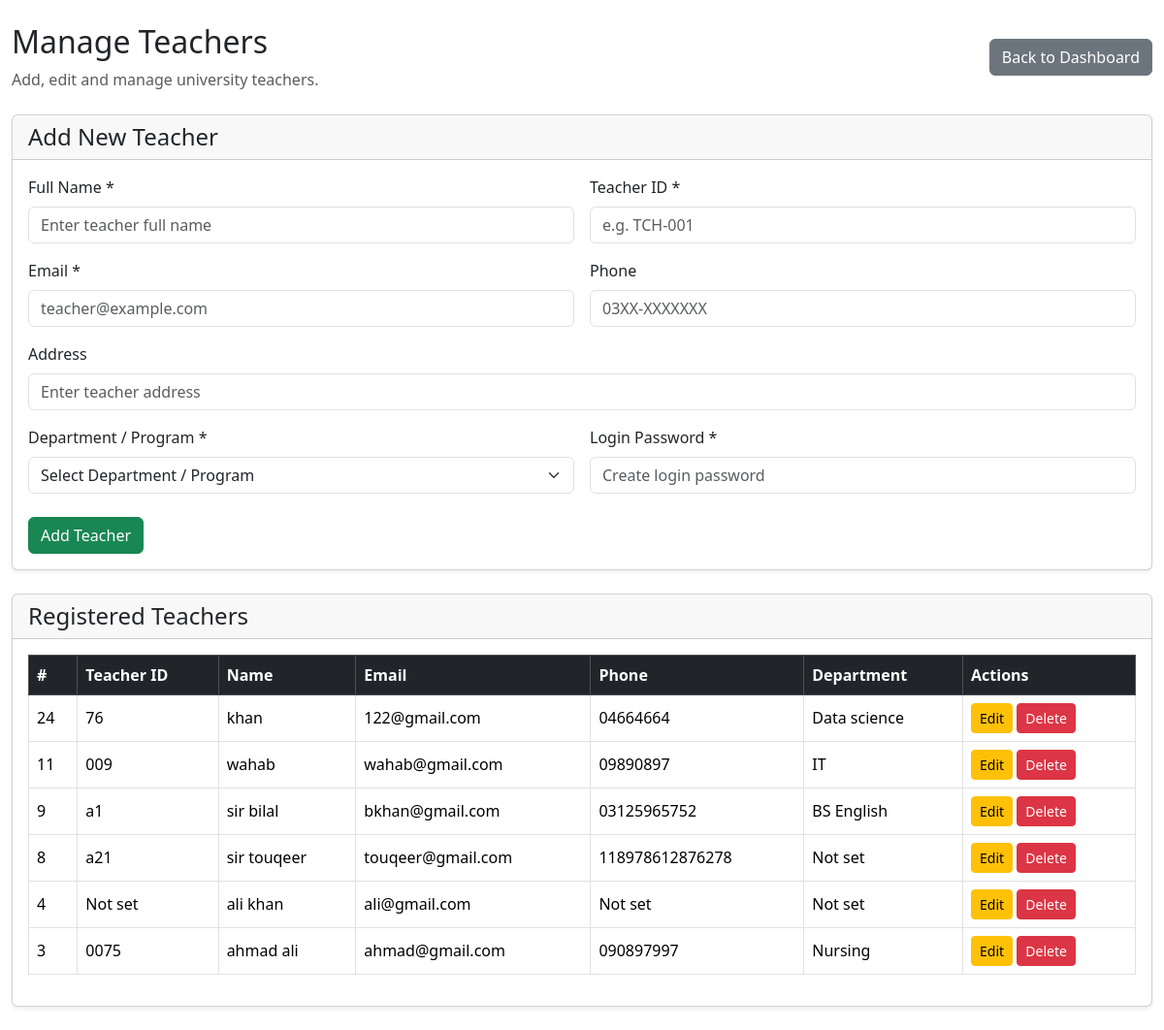
Screenshot of /admin/teachers.php (signed in) with the database file from the repository.
### tables this page shows
CREATE TABLE `users` (
  `id` int(11) NOT NULL,
  `full_name` varchar(100) NOT NULL,
  `email` varchar(100) NOT NULL,
  `phone` varchar(30) DEFAULT NULL,
  `address` varchar(255) DEFAULT NULL,
  `student_id` varchar(50) DEFAULT NULL,
  `teacher_id` varchar(50) DEFAULT NULL,
  `semester` int(11) DEFAULT NULL,
  `department_id` int(11) DEFAULT NULL,
  `password` varchar(255) NOT NULL,
  `role` enum('student','teacher','admin') NOT NULL DEFAULT 'student',
  `created_at` timestamp NOT NULL DEFAULT current_timestamp()
);

CREATE TABLE `departments` (
  `id` int(11) NOT NULL,
  `name` varchar(100) NOT NULL,
  `description` text DEFAULT NULL,
  `created_at` timestamp NOT NULL DEFAULT current_timestamp()
);

### admin/teachers.php (the view, shortened to what this page needs)
<?php
include "../includes/db.php";
$result = mysqli_query(
    $conn,
    "SELECT
        u.id,
        u.full_name,
        u.email,
        u.phone,
        u.address,
        u.teacher_id,
        u.department_id,
        d.name AS department_name,
        u.created_at
     FROM users u
     LEFT JOIN departments d
        ON u.department_id = d.id
     WHERE u.role = 'teacher'
     ORDER BY u.id DESC"
);
?>
<!DOCTYPE html>
<html lang="en">
<head>
    <link
        href="https://cdn.jsdelivr.net/npm/bootstrap@5.3.3/dist/css/bootstrap.min.css"
        rel="stylesheet"
    >
</head>
<body>
<div class="container-fluid py-4">
    <div class="d-flex justify-content-between align-items-center mb-4">
        <div>
            <h2>Manage Teachers</h2>
            <p class="text-muted mb-0">
                Add, edit and manage university teachers.
            </p>
        </div>
        <a
            href="dashboard.php"
            class="btn btn-secondary"
        >
            Back to Dashboard
        </a>
    </div>
    <div class="card shadow-sm mb-4">
        <div class="card-header">
            <h4 class="mb-0">
                Add New Teacher
            </h4>
        </div>
        <div class="card-body">
            <form method="POST">
                <div class="row g-3">
                    <div class="col-md-6">
                        <label class="form-label">
                            Full Name *
                        </label>
                        <input
                            type="text"
                            name="full_name"
                            class="form-control"
                            placeholder="Enter teacher full name"
                            required
                        >
                    </div>
                    <div class="col-md-6">
                        <label class="form-label">
                            Teacher ID *
                        </label>
                        <input
                            type="text"
                            name="teacher_id"
                            class="form-control"
                            placeholder="e.g. TCH-001"
                            required
                        >
                    </div>
                    <div class="col-md-6">
                        <label class="form-label">
                            Email *
                        </label>
                        <input
                            type="email"
                            name="email"
                            class="form-control"
                            placeholder="teacher@example.com"
                            required
                        >
                    </div>
                    <div class="col-md-6">
                        <label class="form-label">
                            Phone
                        </label>
                        <input
                            type="text"
                            name="phone"
                            class="form-control"
                            placeholder="03XX-XXXXXXX"
                        >
                    </div>
                    <div class="col-md-12">
                        <label class="form-label">
                            Address
                        </label>
                        <input
                            type="text"
                            name="address"
                            class="form-control"
                            placeholder="Enter teacher address"
                        >
                    </div>
                    <div class="col-md-6">
                        <label class="form-label">
                            Department / Program *
                        </label>
                        <select
                            name="department_id"
                            class="form-select"
                            required
                        >
                            <option value="">
                                Select Department / Program
                            </option>
                        </select>
                    </div>
                    <div class="col-md-6">
                        <label class="form-label">
                            Login Password *
                        </label>
                        <input
                            type="password"
                            name="password"
                            class="form-control"
                            placeholder="Create login password"
                            required
                        >
                    </div>
                </div>
                <div class="mt-4">
                    <button
                        type="submit"
                        name="add_teacher"
                        class="btn btn-success"
                    >
                        Add Teacher
                    </button>
                </div>
            </form>
        </div>
    </div>
    <div class="card shadow-sm">
        <div class="card-header">
            <h4 class="mb-0">
                Registered Teachers
            </h4>
        </div>
        <div class="card-body">
            <div class="table-responsive">
                <table
                    class="table table-bordered table-hover align-middle"
                >
                    <thead class="table-dark">
                        <tr>
                            <th>#</th>
                            <th>Teacher ID</th>
                            <th>Name</th>
                            <th>Email</th>
                            <th>Phone</th>
                            <th>Department</th>
                            <th>Actions</th>
                        </tr>
                    </thead>
                    <tbody>
                    <?php if (mysqli_num_rows($result) > 0): ?>
                        <?php while ($teacher = mysqli_fetch_assoc($result)): ?>
                            <tr>
                                <td>
                                    <?php
                                    echo $teacher['id'];
                                    ?>
                                </td>
                                <td>
                                    <?php
                                    echo !empty(
                                        $teacher['teacher_id']
                                    )
                                        ? htmlspecialchars(
                                            $teacher['teacher_id']
                                        )
                                        : "Not set";
                                    ?>
                                </td>
                                <td>
                                    <?php
                                    echo htmlspecialchars(
                                        $teacher['full_name']
                                    );
                                    ?>
                                </td>
                                <td>
                                    <?php
                                    echo htmlspecialchars(
                                        $teacher['email']
                                    );
                                    ?>
                                </td>
                                <td>
                                    <?php
                                    echo !empty(
                                        $teacher['phone']
                                    )
                                        ? htmlspecialchars(
                                            $teacher['phone']
                                        )
                                        : "Not set";
                                    ?>
                                </td>
                                <td>
                                    <?php
                                    echo !empty(
                                        $teacher['department_name']
                                    )
                                        ? htmlspecialchars(
                                            $teacher['department_name']
                                        )
                                        : "Not set";
                                    ?>
                                </td>
                                <td>
                                    <a
                                        href="edit_teacher.php?id=<?php echo $teacher['id']; ?>"
                                        class="btn btn-sm btn-warning"
                                    >
                                        Edit
                                    </a>
                                    <a
                                        href="teachers.php?delete=<?php echo $teacher['id']; ?>"
                                        class="btn btn-sm btn-danger"
                                        onclick="return confirm('Are you sure you want to delete this teacher?');"
                                    >
                                        Delete
                                    </a>
                                </td>
                            </tr>
                        <?php endwhile; ?>
                    <?php endif; ?>
                    </tbody>
                </table>
            </div>
        </div>
    </div>
</div>
</body>
</html>

### rows the page displays
users: id "24", teacher "76", full_name "khan", email "122@gmail.com", phone "04664664", department.name "Data science"
users: id "11", teacher "009", full_name "wahab", email "wahab@gmail.com", phone "09890897", department.name "IT"
users: id "9", teacher "a1", full_name "sir bilal", email "bkhan@gmail.com", phone "03125965752", department.name "BS English"
users: id "8", teacher "a21", full_name "sir touqeer", email "touqeer@gmail.com", phone "118978612876278", shows "Not set"
users: id "4", shows "Not set", full_name "ali khan", email "ali@gmail.com"
users: id "3", teacher "0075", full_name "ahmad ali", email "ahmad@gmail.com", phone "090897997", department.name "Nursing"
